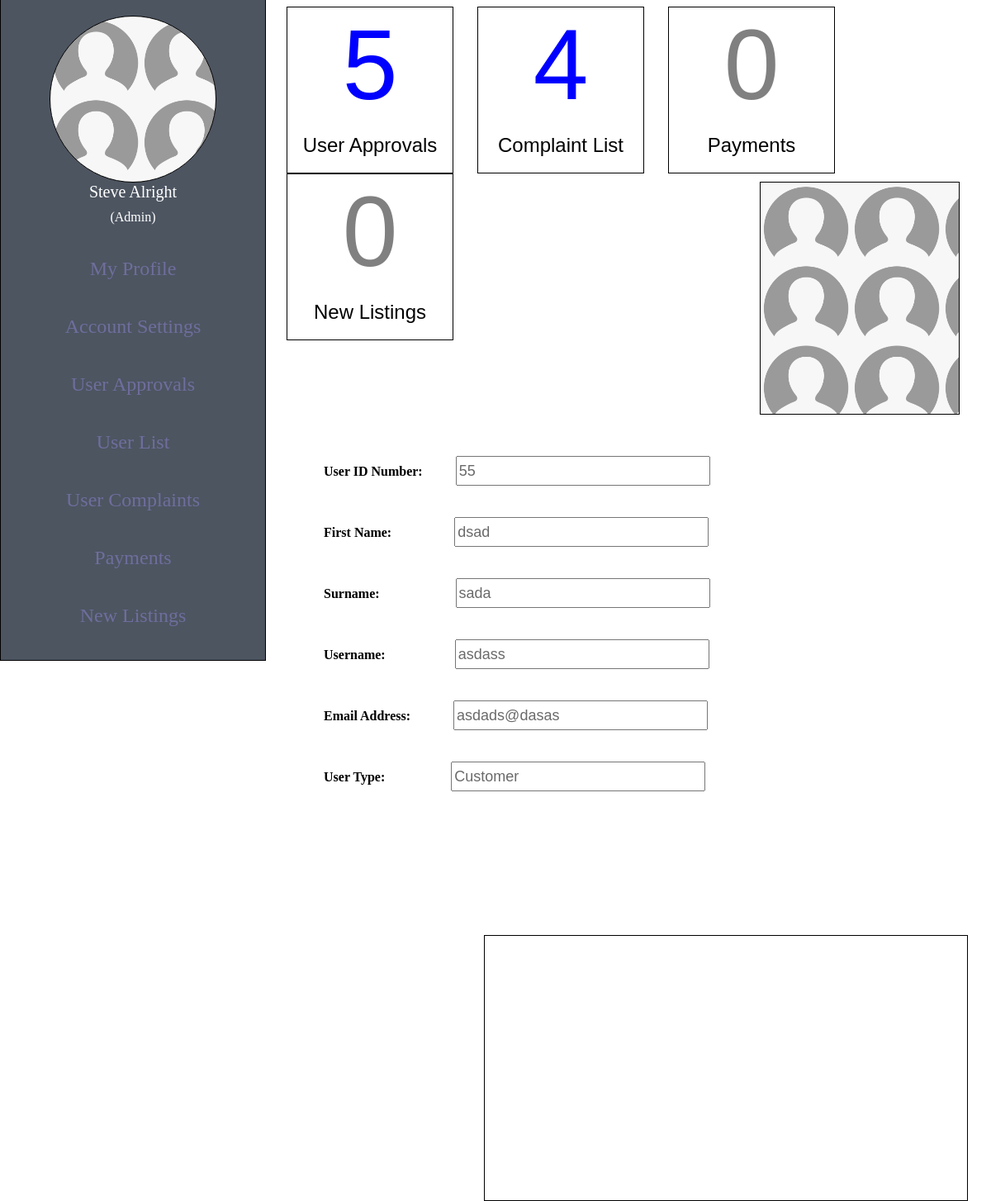
The app's page /AdminHomepage.php with its own data.
### tables this page shows
CREATE TABLE `Users` (
  `userID` int NOT NULL,
  `Firstname` varchar(40) NOT NULL,
  `Lastname` varchar(40) NOT NULL,
  `Email` varchar(40) NOT NULL,
  `Username` varchar(40) NOT NULL,
  `Usertype` varchar(40) NOT NULL,
  `Auth` tinyint DEFAULT '0'
);

### src/AdminHomepage.php (the view, shortened to what this page needs)
<?php
include ('includes/conn.inc.php');
$stmt = $mysqli->prepare("SELECT UserID, Firstname, Lastname, Username, Email, Usertype, Auth FROM Users WHERE Auth=0");
$stmt->execute();
$stmt->bind_result($UserID, $Firstname, $Lastname, $Username, $Email, $Usertype, $Auth);
$stmt->store_result();
$numRows = $stmt->num_rows;
if(isset($_GET))
{
    $sqli = "SELECT UserID, Firstname, Lastname, Username, Email, Usertype FROM Users WHERE UserID=55";
    $result = mysqli_query($mysqli, $sqli);
    $row = mysqli_fetch_array($result);
}
?>
<?php
include ('includes/conn.inc.php');
$stmt = $mysqli->prepare("SELECT UserID, UserDate, UserEmail, Category, UserSubject, Complete FROM Complaints WHERE Complete=0");
$stmt->execute();
$stmt->bind_result($UserID, $UserDate, $UserEmail, $Category, $UserSubject, $Complete);
$stmt->store_result();
$numOfRows = $stmt->num_rows;
?>
<!DOCTYPE html>
<html lang="en">
<head>
    <link rel="stylesheet" href="AdminLayout.css" type="text/css">
</head>
<body>
<div class="MenuBar">
    <div class="ProfilePic1"></div>
    <p class="namer">Steve Alright</p>
    <p class="roler">(Admin)</p>
    <div class="MenuOptions1" onclick="location.href='AdminHomepage.php'"><p class="MenuTxt">My Profile</p></div>
    <div class="MenuOptions" onclick="location.href='AdminAccountSettings.php'"><p class="MenuTxt">Account Settings</p></div>
    <div class="MenuOptions" onclick="location.href='AdminNewUsers.php'"><p class="MenuTxt">User Approvals</p></div>
    <div class="MenuOptions" onclick="location.href='AdminUserList.php'"><p class="MenuTxt">User List</p></div>
    <div class="MenuOptions" onclick="location.href='AdminNewComplaint.php'"><p class="MenuTxt">User Complaints</p></div>
    <div class="MenuOptions"><p class="MenuTxt">Payments</p></div>
    <div class="MenuOptions"><p class="MenuTxt">New Listings</p></div>
    </div>
    <div class="InfoBoxes">
        <?php
                    if ($numRows == 0)
                    {
                        echo "<div class=\"RowZero\">";
                    }
                    else
                    {
                        echo "<div class=\"RowExtends\">";
                    }
                    echo $numRows;
                    echo "</div>";
        ?>
        <p class="AdminInfo">User Approvals</p>
    </div>
    <div class="InfoBoxes">
        <?php
                    if ($numOfRows == 0)
                    {
                        echo "<div class=\"RowZero\">";
                    }
                    else
                    {
                        echo "<div class=\"RowExtends\">";
                    }
                    echo $numOfRows;
                    echo "</div>";
        ?>
    <p class="AdminInfo">Complaint List</p>
    </div>
    <div class="InfoBoxes">
            <div class="RowZero">0</div>
    <p class="AdminInfo">Payments</p>
    </div>
    <div class="InfoBoxes">
            <div class="RowZero">0</div>
    <p class="AdminInfo">New Listings</p>
    </div>
    <div class="ProfilePic">
    </div>
    <div class="ProfileInfo">
    <form method="post">
    <label class="Ilbl">User ID Number:</label><input class="Itxt" type="text" name="UserID" placeholder="UserID" value="<?php echo $row['UserID']; ?>" readonly><br/><br/>
    <label class="Ilbl">First Name: &nbsp &nbsp &nbsp &nbsp </label><input class="Itxt" type="text" name="Firstname" placeholder="Firstname" value="<?php echo $row['Firstname']; ?>" readonly><br/><br/>
    <label class="Ilbl">Surname: &nbsp &nbsp &nbsp &nbsp &nbsp &nbsp   </label><input class="Itxt" type="text" name="Lastname" placeholder="Lastname" value="<?php echo $row['Lastname']; ?>" readonly><br/><br/>
    <label class="Ilbl">Username: &nbsp &nbsp &nbsp &nbsp &nbsp   </label><input class="Itxt" type="text" name="Username" placeholder="Username" value="<?php echo $row['Username']; ?>" readonly><br/><br/>
    <label class="Ilbl">Email Address: &nbsp </label><input class="Itxt" type="text" name="Email" placeholder="Email" value="<?php echo $row['Email']; ?>" readonly><br/><br/>
    <label class="Ilbl">User Type: &nbsp &nbsp &nbsp &nbsp &nbsp</label><input class="Itxt" type="text" name="Usertype" placeholder="Usertype" value="<?php echo $row['Usertype']; ?>" readonly><br/><br/>
    </form>
    </div>
    <div class="ProfileDesc">
    </div>
</body>
</html>

### src/AdminLayout.css (style rules this page uses)
html { background-color: white; height: 100%; }
.MenuBar { height: 100vh; width: 40vh; background-color: rgb(77, 85, 97); border: 1px solid black; float: left; margin-left: -8px; margin-top: -10px; }
.InfoBoxes { height: 25vh; width: 25vh; border: 1px solid black; display: inline-block; margin-left: 25px; text-align: center; }
.ProfilePic { height: 35vh; width: 30vh; border: 1px solid black; float: right; margin-right: 30px; margin-top: 10px; background-image: url("userpicture.png"); background-color: #cccccc; background-size: 110px; }
.ProfileInfo { height: 65vh; width: 80vh; float: left; margin-top: 30px; }
.ProfileDesc { height: 40vh; width: 73vh; border: 1px solid black; float: right; margin-top: 10vh; margin-right: 20px; }
.RowZero { color: grey; font-size: 15vh; font-family: Arial, Helvetica, sans-serif; }
.RowExtends { color: blue; font-size: 15vh; font-family: Arial, Helvetica, sans-serif; }
.AdminInfo { font-size: 3vh; margin-top: 15px; font-family: Arial, Helvetica, sans-serif; text-decoration: none; color: black; }
.MenuOptions1 { margin-top: 30px; height: 7vh; width: 40vh; font-size: 3vh; text-align: center; color: rgb(111, 110, 157); }
.MenuOptions { margin-top: -10px; height: 7vh; width: 40vh; font-size: 3vh; text-align: center; color: rgb(111, 110, 157); }
.MenuTxt { padding-top: 10px; }
.Itxt { height: 30px; width: 300px; margin-left: 20px; margin-top: 20px; color: rgb(106, 106, 106); font-size: 18px; }
.Ilbl { margin-left: 50px; padding: 10px 20px; font-weight: bold; }
.namer { text-align: center; font-size: 20px; color: white; margin-top: 0px; }
.roler { text-align: center; color: white; margin-top: -10px; }
.ProfilePic1 { height: 25vh; width: 25vh; border-radius: 70%; margin-left: auto; margin-right: auto; margin-top: 20px; border: 1px solid black; background-image: url("userpicture.png"); background-color: #cccccc; background-size: 110px; }

### records on screen
users: UserID "55", Firstname "dsad", Lastname "sada", Username "asdass", Email "asdads@dasas", Usertype "Customer"

### other values on screen
$numRows "5"
$numOfRows "4"
